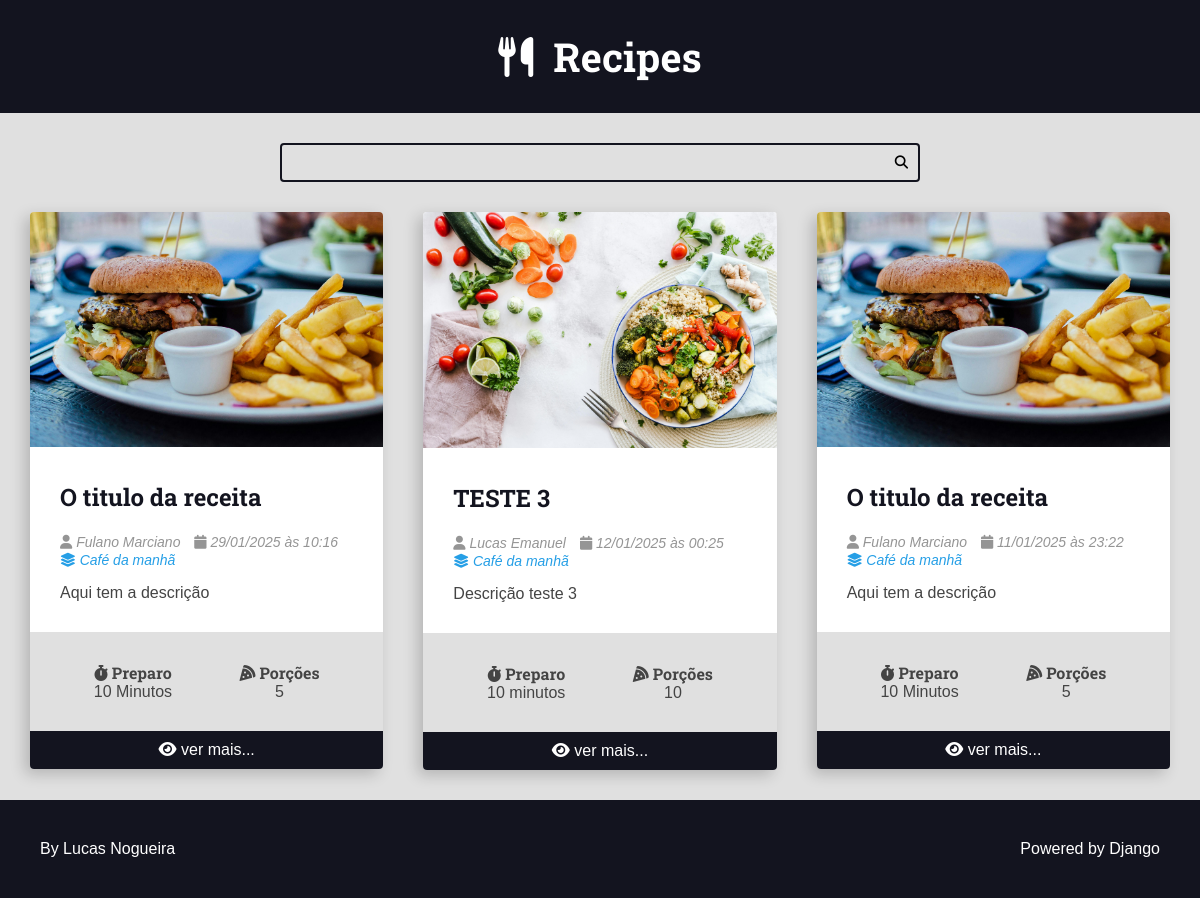
Before: /recipes/category/1/ with the older database file.
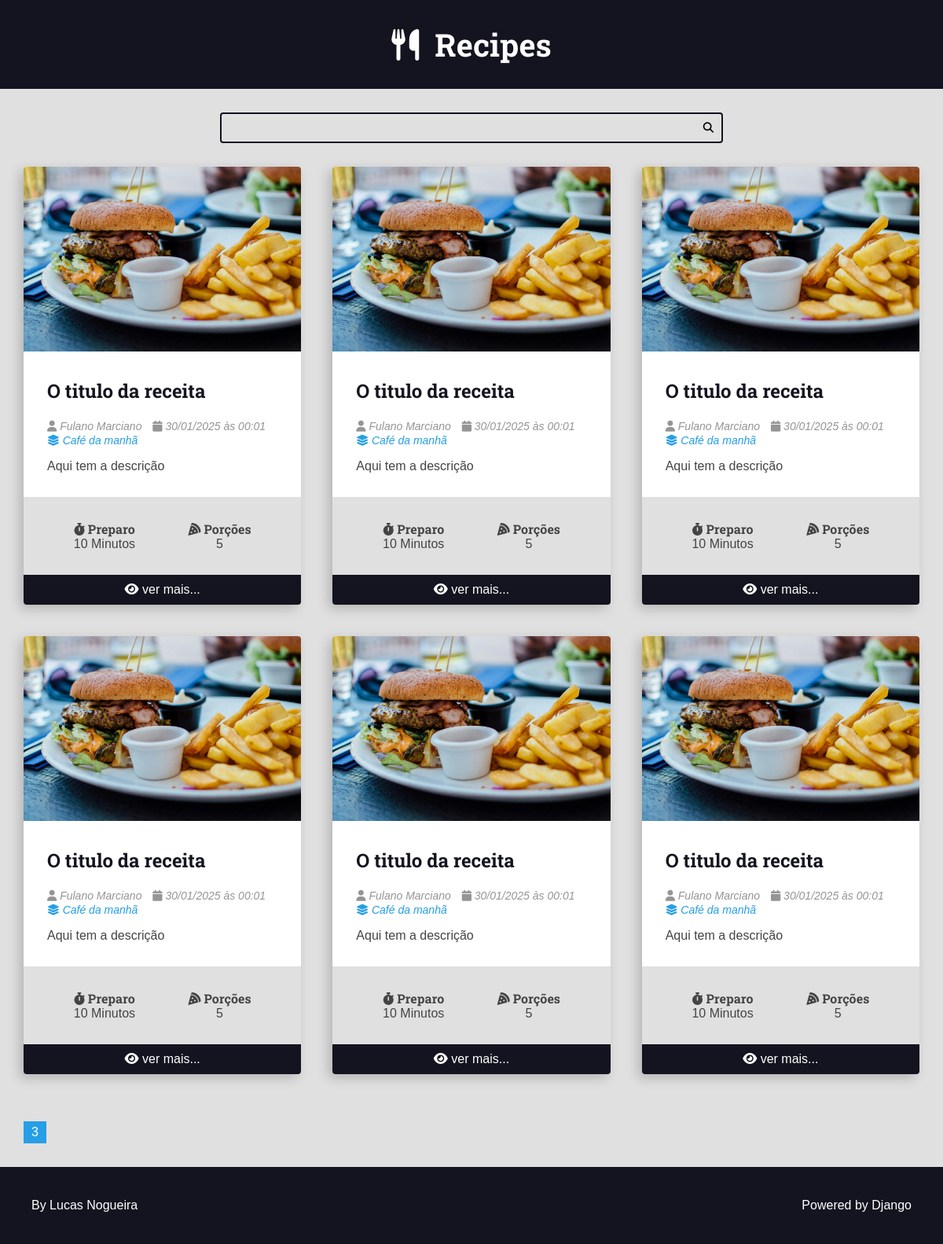
After: the same page with the newer database file.
### recipes/models.py (models this page shows, shortened)
class Recipe(models.Model):
    title = models.CharField(max_length=65) #VARCHAR
    description = models.CharField(max_length=165)
    slug = models.SlugField(unique=True) #slug
    preparation_time = models.IntegerField() #INT
    preparation_time_unit = models.CharField(max_length=65)
    servings = models.IntegerField()
    serving_unit = models.CharField(max_length=65)
    preparation_steps = models.TextField() #Tamanho livre
    preparation_steps_is_html = models.BooleanField(default=False)
    created_at = models.DateTimeField(auto_now_add=True) #auto_now_add faz com que no momento da criação pegue a data atual
    updated_at = models.DateTimeField(auto_now=True)
    is_published = models.BooleanField(default=False)
    cover = models.ImageField(upload_to='recipes/covers/%Y/%m/%d/', blank=True, default='')
    category = models.ForeignKey(Category, on_delete=models.SET_NULL, null=True, blank=True, default=None,) # Caso a categoria for apagada torna o campo nulo, o null permite que o campo seja nulo
    author = models.ForeignKey(User, on_delete=models.SET_NULL, null=True, blank=True, default=None)

class Category(models.Model):
    name = models.CharField(max_length=65)

### recipes/views.py (the view)
# urls.py: path('recipes/category/<int:category_id>/', views.category, name='category'),
def category(request, category_id):
    recipes = get_list_or_404(Recipe.objects.filter(category__id=category_id, is_published=True,).order_by('-id'))
    page_obj, pagination_range = make_pagination(request,recipes, PER_PAGE)
    return render(request, 'recipes/pages/category.html', context={
        'recipes': page_obj,
        'pagination_range' : pagination_range,
        'title' : f'{recipes[0].category.name} - Category',
    })

### utils/pagination.py (called while the page is built)
def make_pagination(request, queryset, per_page, qty_pages=4):
    try:
        current_page = int(request.GET.get('page', 1))
    except ValueError:
        current_page = 1
    paginator = Paginator(queryset, per_page)
    page_obj = paginator.get_page(current_page)
    pagination_range = make_pagination_range(
        paginator.page_range,
        qty_pages,
        current_page
    )
    return page_obj, pagination_range

### recipes/templates/recipes/pages/category.html (shortened to what this page needs)
{% extends 'global/base.html' %}
{% block content %}
    <div class="main-content main-content-list container">
        {% for recipe in recipes %}
            {%include "recipes/partials/recipe.html"%}
        {% endfor %}
    </div>
{% endblock content %}

### recipes/templates/recipes/partials/recipe.html (shortened to what this page needs)
<div class="recipe recipe-list-item">
    {% if recipe.cover %}
    <div class="recipe-cover">
        <a href="{% url 'recipes:recipe' recipe.id%}">
        <img src="{{recipe.cover.url}}" alt="temp">
        </a>
    </div>
    {% endif %}
    <div class="recipe-title-container">
        <h2 class="recipe-title">
            <a href="{% url 'recipes:recipe' recipe.id %}">
        {{recipe.title}}
            </a>
        </h2>
    </div>
    <div class="recipe-author">
        {% if recipe.author is not None %}
            <span class="recipe-author-item">
                <i class="fas fa-user"></i>
                {% if recipe.author.first_name %}
                    {{recipe.author.first_name}} {{recipe.author.last_name}}
                {% else %}
                    {{ recipe.author.username}}
                {% endif %}
            </span>
        {% endif %}
        <span class="recipe-author-item">
            <i class="fas fa-calendar alt"></i>
            {{ recipe.created_at|date:"d/m/Y" }} às {{ recipe.created_at|date:"H:i" }}
        </span>
        {% if recipe.category is not None %}
            <span class="recipe-author-item">
                <a href=" {% url 'recipes:category' recipe.category.id %}">
                    <i class="fas fa-layer-group"></i>
                    <span>{{recipe.category.name}}</span>
                </a>
            </span>
        {% endif %}
    </div>
    <div class="recipe-content">
        <p>{{recipe.description}}</p>
    </div>
    <div class="recipe-meta-container">
        <div class="recipe-meta recipe-preparation">
            <h3 class="recipe-meta-title"><i class="fas fa-stopwatch"></i> Preparo</h3>
            <div class="recipe-meta-text">
                {{recipe.preparation_time}} {{recipe.preparation_time_unit}}
            </div>
        </div>
        <div class="recipe-meta recipe-servings">
            <h3 class="recipe-meta-title"><i class="fas fa-pizza-slice"></i> Porções</h3>
            <div class="recipe-meta-text">
                {{recipe.servings}} {{recipe.servings_unit}}
            </div>
        </div>
    </div>
    {% if not is_detail_page %}
    <footer class="recipe-footer">
        <a class="recipe-read-more button button-dark button-full-width" href="{% url 'recipes:recipe' recipe.id %}">
            <i class="fas fa-eye"></i>
            <span>ver mais...</span>
        </a>
    </footer>
    {% endif %}
</div>

Changed rows visible on the page:
no longer on this page (row unchanged): Recipe: cover (picture), title "O titulo da receita", author.first_name "Fulano", author.last_name "Marciano", created_at "29/01/2025", created_at "10:16", category.name "Café da manhã", description "Aqui tem a descrição", preparation_time "10", preparation_time_unit "Minutos", servings "5"
no longer on this page (row unchanged): Recipe: cover (picture), title "TESTE 3", author.first_name "Lucas", author.last_name "Emanuel", created_at "12/01/2025", created_at "00:25", category.name "Café da manhã", description "Descrição teste 3", preparation_time "10", preparation_time_unit "minutos", servings "10"
no longer on this page (row unchanged): Recipe: cover (picture), title "O titulo da receita", author.first_name "Fulano", author.last_name "Marciano", created_at "11/01/2025", created_at "23:22", category.name "Café da manhã", description "Aqui tem a descrição", preparation_time "10", preparation_time_unit "Minutos", servings "5"
added Recipe: cover (picture), title "O titulo da receita", author.first_name "Fulano", author.last_name "Marciano", created_at "30/01/2025", created_at "00:01", category.name "Café da manhã", description "Aqui tem a descrição", preparation_time "10", preparation_time_unit "Minutos", servings "5"
added Recipe: cover (picture), title "O titulo da receita", author.first_name "Fulano", author.last_name "Marciano", created_at "30/01/2025", created_at "00:01", category.name "Café da manhã", description "Aqui tem a descrição", preparation_time "10", preparation_time_unit "Minutos", servings "5"
added Recipe: cover (picture), title "O titulo da receita", author.first_name "Fulano", author.last_name "Marciano", created_at "30/01/2025", created_at "00:01", category.name "Café da manhã", description "Aqui tem a descrição", preparation_time "10", preparation_time_unit "Minutos", servings "5"
added Recipe: cover (picture), title "O titulo da receita", author.first_name "Fulano", author.last_name "Marciano", created_at "30/01/2025", created_at "00:01", category.name "Café da manhã", description "Aqui tem a descrição", preparation_time "10", preparation_time_unit "Minutos", servings "5"
added Recipe: cover (picture), title "O titulo da receita", author.first_name "Fulano", author.last_name "Marciano", created_at "30/01/2025", created_at "00:01", category.name "Café da manhã", description "Aqui tem a descrição", preparation_time "10", preparation_time_unit "Minutos", servings "5"
added Recipe: cover (picture), title "O titulo da receita", author.first_name "Fulano", author.last_name "Marciano", created_at "30/01/2025", created_at "00:01", category.name "Café da manhã", description "Aqui tem a descrição", preparation_time "10", preparation_time_unit "Minutos", servings "5"
Other visible differences:
new list line: "3"
